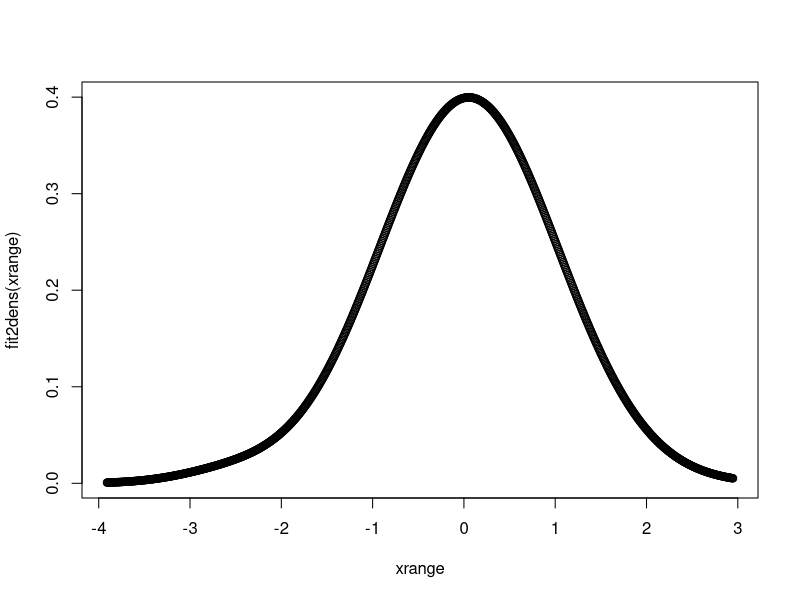
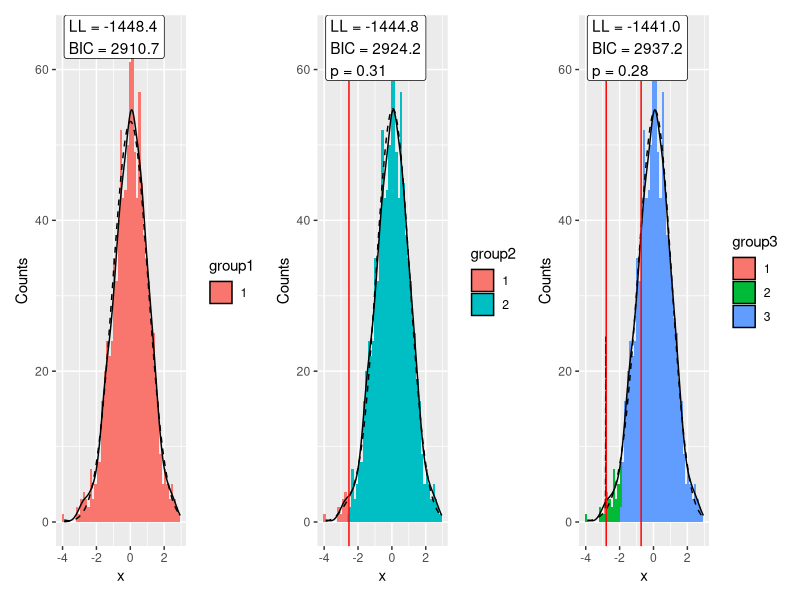
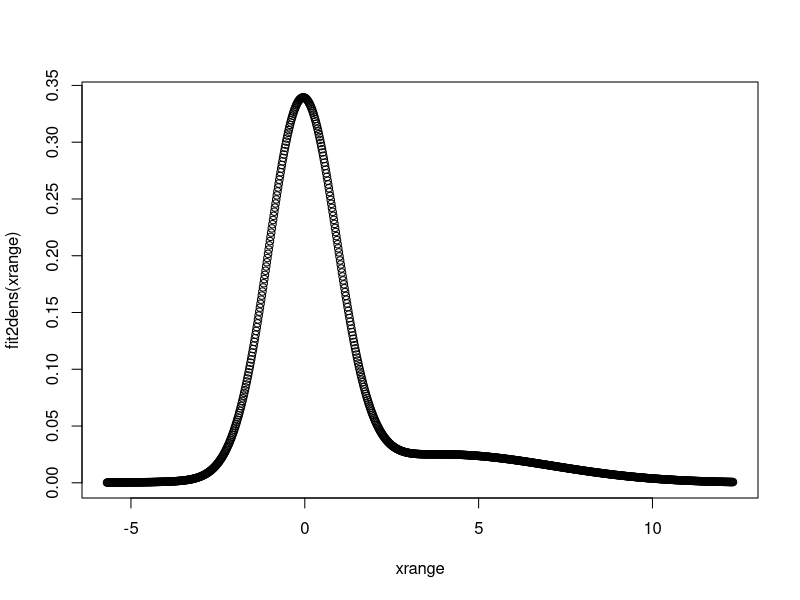
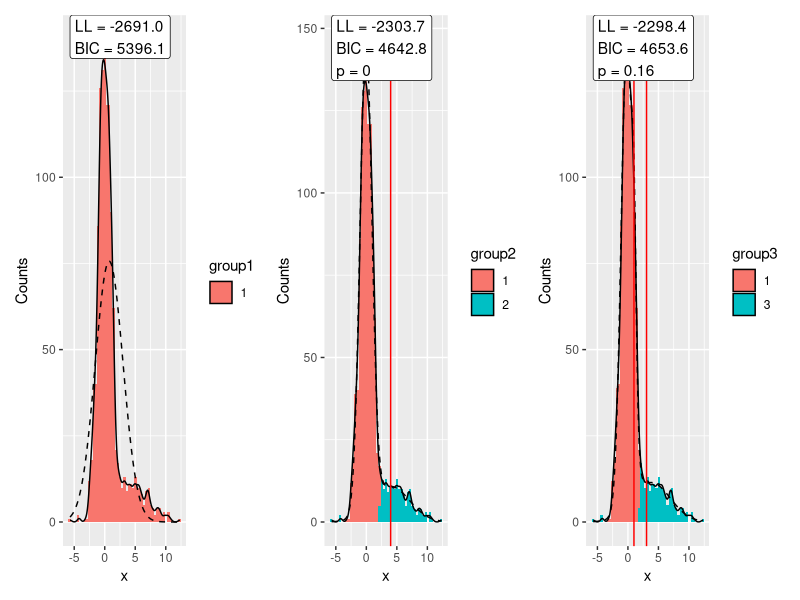
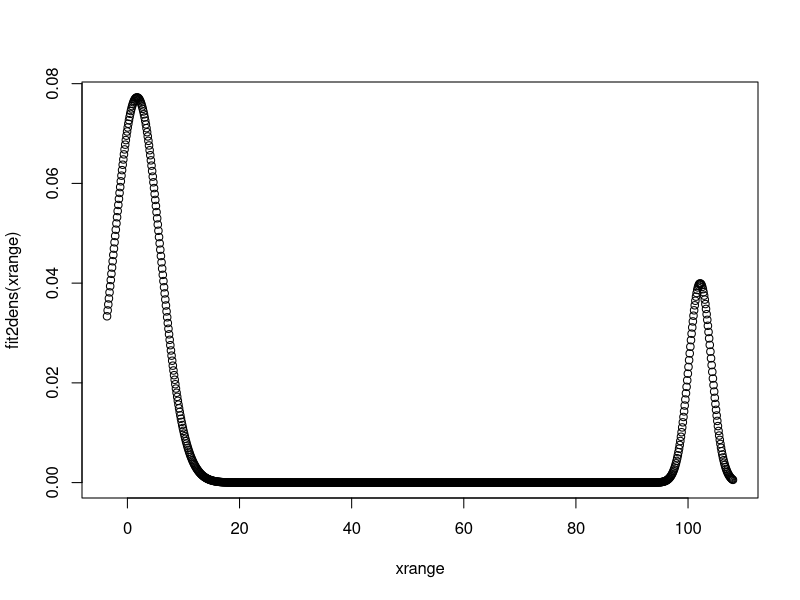
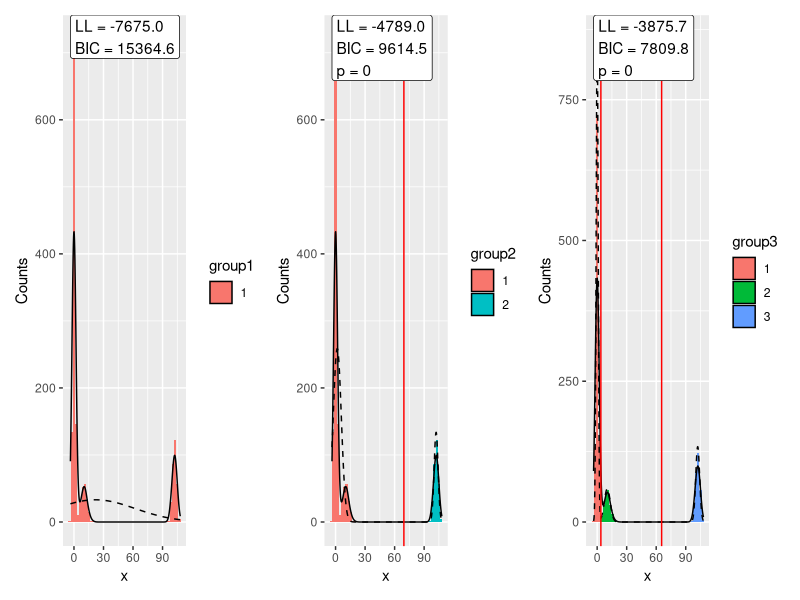

The R source for these figures, in order:
# A function to analyse multimodality (in mixtures of normal distributions)

library(data.table)
library(MASS)
library(mixtools)
library(tidyr)
library(ggplot2)
library(patchwork)

multiModal <- function(x) {
  fit1 <- fitdistr(x,"normal")
  fit2 <- normalmixEM(x,k=2,mu = range(x),lambda=c(.5,.5),sigma=c(1,1)*sd(x),maxit = 1e4)
  fit3 <- normalmixEM(x,k=3,mu = c(min(x),mean(x),max(x)),lambda = c(1,1,1)/3,sigma=c(1,1,1)*sd(x),maxit = 1e4)
  
  fit1dens <- function(x) {
    dnorm(x,mean=fit1$estimate[1],sd=fit1$estimate[2])
  }
  
  fit2dens <- function(x) {
      fit2$lambda[1] * dnorm(x,mean=fit2$mu[1],sd=fit2$sigma[1]) + 
      fit2$lambda[2] * dnorm(x,mean=fit2$mu[2],sd=fit2$sigma[2])
  }

  t2 <- optimize(fit2dens,interval = fit2$mu)$minimum
  
  fit3dens <- function(x) {
      fit3$lambda[1] * dnorm(x,mean=fit3$mu[1],sd=fit3$sigma[1]) + 
      fit3$lambda[2] * dnorm(x,mean=fit3$mu[2],sd=fit3$sigma[2]) +
      fit3$lambda[3] * dnorm(x,mean=fit3$mu[3],sd=fit3$sigma[3])
  }
  
  t3 <- c(optimize(fit3dens,interval = fit3$mu[1:2])$minimum,
          optimize(fit3dens,interval = fit3$mu[2:3])$minimum)
    
  param1 <- 2
  param2 <- 4 + 1
  param3 <- 6 + 2
  
  bic1 <- log(fit1$n) * param1 - 2*fit1$loglik
  bic2 <- log(length(fit2$x)) * param2 - 2*fit2$loglik
  bic3 <- log(length(fit3$x)) * param3 - 2*fit3$loglik
  
  prob2 <- 1-pchisq(fit2$loglik-fit1$loglik,param2-param1)
  prob3 <- 1-pchisq(fit3$loglik-fit2$loglik,param3-param2)
  
  best <- fit1
  if(prob2 < 0.01) best <- fit2
  if(prob3 < 0.01) best <- fit3
  
  message(sprintf("Model 2 vs Model 1 Likelihood Ratio Test: p=%1.2g",prob2))
  message(sprintf("Model 3 vs Model 2 Likelihood Ratio Test: p=%1.2g",prob3))
  
  d0 <- data.table(x=x,
                   group1=factor(1),
                   group2=factor(apply(fit2$posterior,1,which.max),levels=1:3),
                   group3=factor(apply(fit3$posterior,1,which.max),levels=1:3))

  n <- length(x)
  
  binwidth <- diff(range(x)) / 50
  
  xrange <- seq(from=min(x),to=max(x),l=1000)
  plot(xrange,fit2dens(xrange))
  
  p1 <- ggplot(d0) + aes(x) +
    geom_histogram(aes(fill=group1),binwidth=binwidth) +
    geom_density(aes(y=after_stat(density * n * binwidth))) +
    geom_line(aes(x=x,y),data=data.table(x=xrange,y=fit1dens(xrange) * n * binwidth),lty=2) +
    annotate("label",x=min(x),y=Inf,label=sprintf("LL = %.1f\nBIC = %.1f",fit1$loglik,bic1),hjust=0,vjust=1) +
    ylab("Counts")
    
  p2 <- ggplot(d0) + aes(x) +
    geom_histogram(aes(fill=group2),binwidth=binwidth) +
    geom_density(aes(y=after_stat(density * n * binwidth))) +
    geom_line(aes(x=x,y),data=data.table(x=xrange,y=fit2dens(xrange) * n * binwidth),lty=2) +
    geom_vline(xintercept = t2,color="red") +
    annotate("label",x=min(x),y=Inf,label=sprintf("LL = %.1f\nBIC = %.1f\np = %1.2g",fit2$loglik,bic2,prob2),hjust=0,vjust=1) +
    ylab("Counts")
  
  p3 <- ggplot(d0) + aes(x) +
    geom_histogram(aes(fill=group3),binwidth=binwidth) +
    geom_density(aes(y=after_stat(density * n * binwidth))) + 
    geom_line(aes(x=x,y),data=data.table(x=xrange,y=fit3dens(xrange) * n * binwidth),lty=2) +
    geom_vline(xintercept = t3,color="red") +
    annotate("label",x=min(x),y=Inf,label=sprintf("LL = %.1f\nBIC = %.1f\np = %1.2g",fit3$loglik,bic3,prob3),hjust=0,vjust=1) +
    ylab("Counts")
  
    
  print(p1 + p2 + p3)
  
  invisible(list(fit1=fit1,fit2=fit2,fit3=fit3,f1d=fit1dens,f2d=fit2dens,f3d=fit3dens,t2=t2,t3=t3,best=best))
}

# run some examples

multiModal(rnorm(1000))
multiModal(c(rnorm(1000),rnorm(200,5,3)))
multiModal(c(rnorm(1000),rnorm(200,10,3),rnorm(300,102,2)))

           
